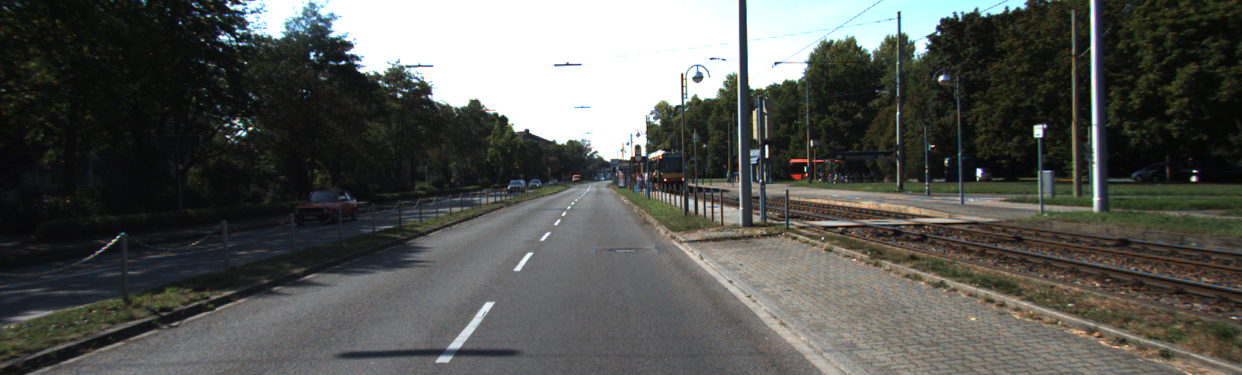
#> input picture dataset_kitty/testing/image_2/um_000001.png, 1242 x 375 px; its folder holds only this picture in this run
$ python computingPipeline.py ../../../testing/image_2 out
#> lines starting #> are read from the running program, lines starting #| are printed output that depends on the picture
#!/usr/bin/env python
#
#  THE KITTI VISION BENCHMARK SUITE: ROAD BENCHMARK
#
#  Copyright (C) 2013
#  Honda Research Institute Europe GmbH
#  Carl-Legien-Str. 30
#  63073 Offenbach/Main
#  Germany
#
#  UNPUBLISHED PROPRIETARY MATERIAL.
#  ALL RIGHTS RESERVED.
#
#  Authors: Tobias Kuehnl <tkuehnl@cor-lab.uni-bielefeld.de>
#           Jannik Fritsch <jannik.fritsch@honda-ri.de>
#

import numpy as np
from glob import glob
from helper import overlayImageWithConfidence
import os, sys, cv2
import cv2 # OpenCV

class dataStructure:
    '''
    All the defines go in here!
    '''

    cats = ['um_', 'umm_', 'uu_']
    calib_end = '.txt'
    im_end = '.png'
    gt_end = '.png'
    prob_end = '.png'
    eval_propertyList = ['MaxF', 'AvgPrec', 'PRE_wp', 'REC_wp', 'FPR_wp', 'FNR_wp' ]
    trainData_subdir_gt = 'gt_image_2'
    testData_subdir_im2 = 'image_2'
    imageShape_max = (376, 1242,)

#########################################################################
# function that computes a road/lane classifiction baseline
#########################################################################
def main(test_dir, outputDir):
    '''
    main method of computing pipeline (simple color segmentation on test data)
    :param test_dir: directory with testing data (has to contain images: image_2), e.g., /home/elvis/kitti_road/testing
    :param outputDir: directory where the baseline results will be saved, e.g., /home/elvis/kitti_road/test_baseline_perspective
    '''
#> called with test_dir = '../../../testing/image_2', outputDir = 'out'

    #trainData_path_gt = os.path.join(train_dir, dataStructure.trainData_subdir_gt)

#     prin t "Computing category specific location potential as a simple baseline for classifying the data..."
#     prin t "Using ground truth data from: %s" % trainData_path_gt
    print ("All categories = %s" %dataStructure.cats)

    if not os.path.isdir(outputDir):
        os.makedirs(outputDir)


    type_tag = 'road'

    target_colorValue = [128,128,128]
    vis_threshold = 0.7
    vis_channel = 1
    visFlag = False

    if visFlag:
        #cv2.namedWindow('cur_image')
        cv2.namedWindow('cur_conf')
    # Loop over all categories
    for cat in dataStructure.cats:

        outputfileName = cat + type_tag + '_' + "%s" + dataStructure.prob_end

        testData_fileList_im2 = glob(os.path.join(test_dir, dataStructure.testData_subdir_im2, cat + '*'+ dataStructure.im_end))
        testData_fileList_im2.sort()

        print ("Writing probability map into %s." %outputDir)

        for testData_file_im2 in testData_fileList_im2:
            # Write output data (same format as images!)
            fileName_im2 = testData_file_im2.split('/')[-1]
            ts_str = fileName_im2.split(cat)[-1].split(dataStructure.im_end)[0]
            cur_image = cv2.imread(testData_file_im2, -1)
#> cur_image is the input picture: shape (375, 1242, 3); mean B, G, R 82.9, 87, 85.5

            # Simple confidence from image
            offset = abs(cur_image[:,:,0].astype('f4')-target_colorValue[0])/128. + abs(cur_image[:,:,1].astype('f4')-target_colorValue[1])/128. + abs(cur_image[:,:,2].astype('f4')-target_colorValue[2])/128
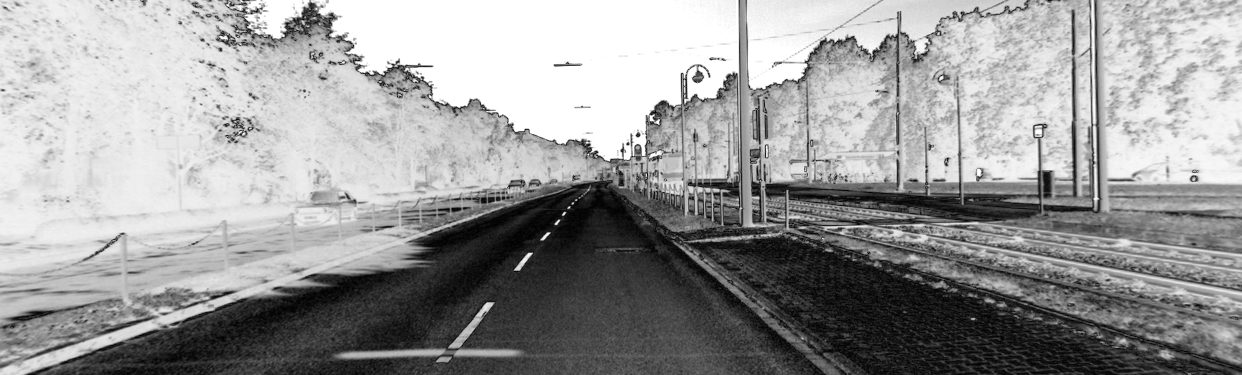
#> offset: shape (375, 1242) float32; min 0, max 2.98, mean 1.8; drawn with min black and max white
            cur_conf = np.clip(1.-offset/3, 0., 1.)
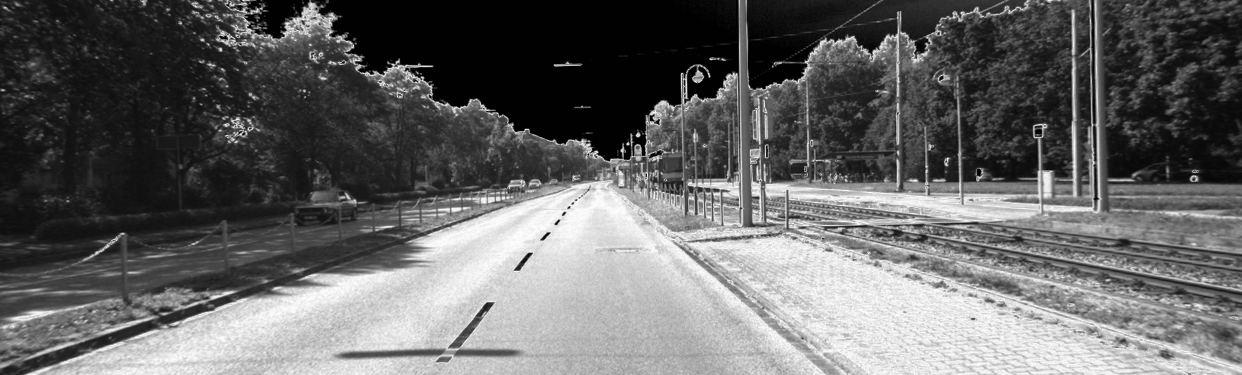
#> cur_conf: shape (375, 1242) float32; min 0.00781, max 1, mean 0.399

            if visFlag:
                visImage = overlayImageWithConfidence(cur_image, cur_conf, threshold = vis_threshold)
                #cv2.imshow('cur_image', cur_image)
                cv2.imshow('cur_conf', visImage)
                cv2.waitKey(0)


            # Write output (BEV)
            fn_out = os.path.join(outputDir, outputfileName %ts_str)
            cv2.imwrite(fn_out, (cur_conf*255).astype('u1'))
            print ("done saving %s..." %fn_out)

        print ("Done: Creating results.")


if __name__ == "__main__":

    # check for correct number of arguments.
    if len(sys.argv)!=3:
        print ("Usage: python computingPipeline.py <TestDir> <OutputDir> "      )
        print ("<TestDir> = directory with testing data (has to contain images: image_2), e.g., /home/elvis/kitti_road/testing")
        print ("<OutputDir>  = directory where the baseline results will be saved, e.g., /home/elvis/kitti_road/test_baseline_perspective")
        sys.exit(1)

    # parse parameters
    testDir = sys.argv[1]
    outputDir = sys.argv[2] # Directory for saveing the output data

    # Excecute main fun
    main(testDir, outputDir)
